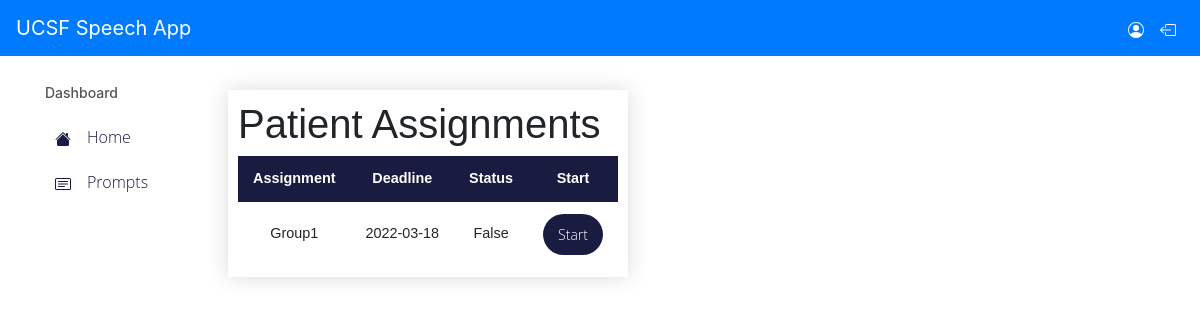
Page /patientTasks (signed in) on the committed database.
### database.py (models this page shows)
class Assignment(db.Model):
    __tablename__ = 'Assignments'
    assignmentId = db.Column(db.Integer, primary_key=True)
    dateOfAssignment = db.Column(db.DateTime, nullable=False)
    stateOfPrompt = db.Column(db.Boolean, nullable=False)
    expertNote = db.Column(db.Text, nullable=False)
    groupOfPromptsId = db.Column(db.Integer, db.ForeignKey("GroupOfPrompts.groupOfPromptId", onupdate="CASCADE", ondelete="CASCADE"),
                        nullable=False)
    groupOfPrompts = db.relationship("GroupOfPrompt",
                            backref=db.backref("Assignments", lazy=True, cascade="all, delete, delete-orphan"))
    expertId = db.Column(db.Integer, db.ForeignKey("Experts.expertId", onupdate="CASCADE", ondelete="CASCADE"),
                                 nullable=False)
    expert = db.relationship("Expert",
                                     backref=db.backref("Assignments", lazy=True, cascade="all, delete, delete-orphan"))
    patientId = db.Column(db.Integer, db.ForeignKey("Patients.patientId", onupdate="CASCADE", ondelete="CASCADE"),
                         nullable=False)
    patient = db.relationship("Patient",
                             backref=db.backref("Assignments", lazy=True, cascade="all, delete, delete-orphan"))

class GroupOfPrompt(db.Model):
    __tablename__ = "GroupOfPrompts"
    groupOfPromptId = db.Column(db.Integer, primary_key=True)
    name = db.Column(db.String(150), nullable=False)
    prompt = db.relationship('ListGroup', lazy='subquery',
		back_populates='groupOfPrompt', cascade="all, delete, delete-orphan")

### app.py (the view, shortened to what this page needs)
@app.route('/patientTasks', methods=['POST', 'GET'])
@login_required
def patientTasks():
    if request.method == "GET":
        return render_template("patientTasks.html",your_assignments =get_assignments())

### app.py (called while the page is built)
@login_manager.user_loader
def load_user(user_id):
	return get_user_by_id(user_id)

@app.after_request
def after_request(response):
  response.headers.add('Access-Control-Allow-Origin', '*')
  response.headers.add("Access-Control-Allow-Methods", "GET,DELETE,POST,PUT")
  response.headers.add("Access-Control-Allow-Headers", "Access-Control-Allow-Headers, Origin,Accept, X-Requested-With, Content-Type, Access-Control-Request-Method, Access-Control-Request-Headers")
  return response

### assignment_helper.py (called while the page is built)
def get_patient_id():
    if current_user.is_authenticated:
        patient = current_user.get_id()
        print("Patient id: %s",patient)
        return patient
    return "user is not a patient"

### database.py (called while the page is built)
    def get_id(self):
        return self.userId

### helper_functions.py (called while the page is built)
def get_user_by_id(user_id):
    user = db.session.query(User).filter(User.userId== user_id).first()
    if user is not None:
        return user
    else:
        return None

### templates/patientTasks.html (shortened to what this page needs)
<!DOCTYPE html>
<html lang="en">
  <head>
      <link href="../static/css/patientPortal.css" rel="stylesheet" type="text/css">
      <link href="../static/css/patientTasks.css" rel="stylesheet" type="text/css">
          <link rel="stylesheet" href= "https://maxcdn.bootstrapcdn.com/bootstrap/4.3.1/css/bootstrap.min.css">
  </head>
  <body>
    <div class="menu-container">
      <patient-menu></patient-menu>
      <div class="other-items">
        <div id="yourCourses" class="tabcontent">
          <h1>Patient Assignments</h1>
          <table>
            <tr>
              <th>Assignment</th>
              <th>Deadline</th>
              <th>Status</th>
              <th>Start</th>
            </tr>
            {% for i in your_assignments %}
            <tr>
                <td class="group_name">{{ i.group_name}}</td>
                <td>{{ i.date_of_assignment}}</td>
                <td>{{ i.state_of_prompt }}</td>
                <td>
                  <button class="start_asg" onclick="startAsg(this)"><a href="{{url_for('do_prompts',prompt_id=0)}}" style="color:white; text-decoration:none;">Start</a></button>
                </td>
              </tr>
            {% endfor %}
          </table>
        </div>
      </div>
    </div>
  </body>
</html>

### static/css/patientPortal.css (style rules this page uses)
:root { --main-background-color:#EBE7E0; --primary-blue-color:#165EA0; --secondary-background-color: white; --text-font-family: 'Open Sans Light', sans-serif; --body-text-color: #1A1B41; --border-box-shadow:#e7e7e7; }
.menu-container { display:flex; padding-top: 65px; padding-left: 25px; }
.other-items { background-color: var(--text-font-family); margin-left: 50px; }

### static/css/patientTasks.css (style rules this page uses)
:root { --main-background-color:#EBE7E0; --primary-blue-color:#165EA0; --secondary-background-color: white; --text-font-family: 'Open Sans Light', sans-serif; --body-text-color: #1A1B41; --border-box-shadow:#e7e7e7; }
.tabcontent { border-collapse: collapse; margin: 25px 0; font-size: 0.9em; font-family: sans-serif; min-width: 400px; box-shadow: 0 0 20px rgba(0, 0, 0, 0.15); padding:10px; }
.tabcontent th { background-color: var(--body-text-color); color: white; text-align: center; padding: 12px 15px; }
.tabcontent td { padding: 12px 15px; text-align: center; }
.start_asg { box-shadow: none; font-size: 14px; font-family: var(--text-font-family); padding: 10px 15px 10px 15px; background-color: var(--body-text-color); color: white; border:none; border-radius:30px; }

### static/css/patientMenu.css (style rules this page uses)
:root { --main-background-color:#EBE7E0; --primary-blue-color:#165EA0; --secondary-background-color: white; --text-font-family: 'Open Sans Light', sans-serif; --body-text-color: #1A1B41; --border-box-shadow:#e7e7e7; --menu-text: #cccccb; }

### rows in the picture
Assignment: group_name "Group1", date_of_assignment "2022-03-18", state_of_prompt "False"
